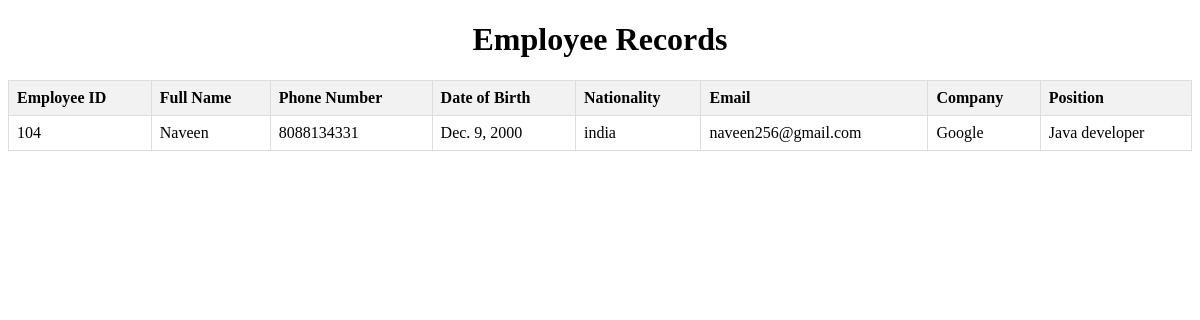
Page /view/104/ on the committed database.
### myapp/models.py (models this page shows, shortened)
class Employee(models.Model):
    employeeId = models.CharField(primary_key=True, max_length=100)
    fullName = models.CharField(max_length=255)
    phone = models.CharField(max_length=15)
    dob = models.DateField()
    nationality = models.CharField(max_length=100)
    email = models.EmailField()
    company = models.CharField(max_length=255)
    position = models.CharField(max_length=100)
    salary = models.DecimalField(max_digits=10, decimal_places=2)
    projects = models.CharField(max_length=255)
    promoted = models.BooleanField(default=False)

### myapp/views.py (the view)
# urls.py: path('view/<str:employee_id>/', views.view, name='view'),
def view(request, employee_id):
    employee = get_object_or_404(Employee, employeeId=employee_id)
    return render(request, 'view_employee.html', {'employee': employee})

### templates/view_employee.html (shortened to what this page needs)
<!DOCTYPE html>
<html lang="en">
<head>
</head>
<body>
    <h1>Employee Records</h1>
    <table>
        <thead>
            <tr>
                <th>Employee ID</th>
                <th>Full Name</th>
                <th>Phone Number</th>
                <th>Date of Birth</th>
                <th>Nationality</th>
                <th>Email</th>
                <th>Company</th>
                <th>Position</th>
            </tr>
        </thead>
        <tbody>
                <tr>
                    <td>{{ employee.employeeId }}</td>
                    <td>{{ employee.fullName }}</td>
                    <td>{{ employee.phone }}</td>
                    <td>{{ employee.dob }}</td>
                    <td>{{ employee.nationality }}</td>
                    <td>{{ employee.email }}</td>
                    <td>{{ employee.company }}</td>
                    <td>{{ employee.position }}</td>
                </tr>
        </tbody>
    </table>
</body>
</html>

### templates/view_employee.html (style rules this page uses)
table { border-collapse: collapse; width: 100%; }
th, td { border: 1px solid #ddd; padding: 8px; text-align: left; }
th { background-color: #f2f2f2; }
h1 { text-align: center; }

### rows in the picture
Employee: employeeId "104", fullName "Naveen", phone "8088134331", dob "Dec. 9, 2000", nationality "india", email "naveen256@gmail.com", company "Google", position "Java developer"
